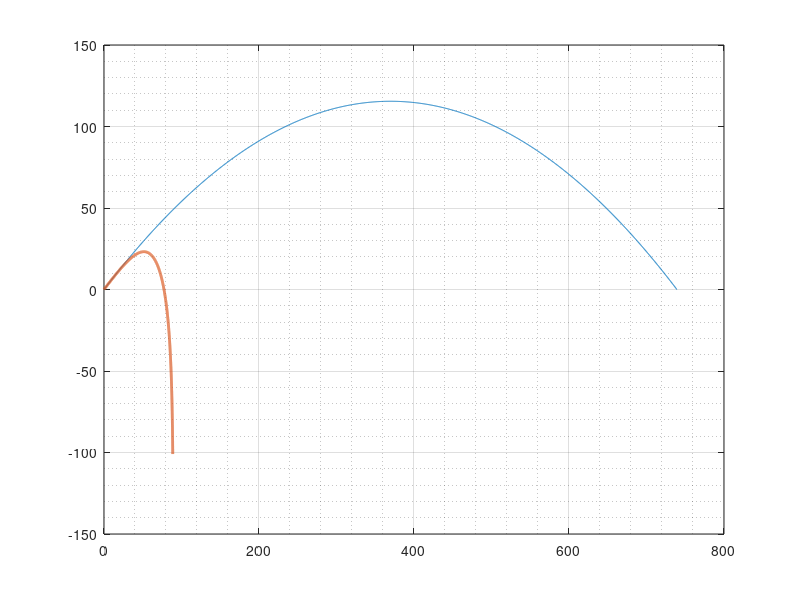

Source code (MATLAB): (Note: this script raises an error after producing the figure.)
%Ritvik Verma
%Project 2
%Phase 2
%Modelling a home run hit with air resistance
%Comparing the trajectories with and without drag

clear
clf

v0mph = 112;   % exit velocity in mph 
phi0deg = 32;    % launch angle in degrees 
C = input('Enter value for C: ');
m = 0.145;      %mass of the baseball in kg
A = 0.0042;     %units in m^2
p = 1.225;      %units in kg/m^3


x0 = 0;         %start coordinates of ball 
y0 = 0;
g = 10;     % gravitational constant in N/kg

mph2mps = 5280 * 12 * 2.54 / 100 / 3600;   % mph to m/s conversion
deg2rad = pi()/180;   % degrees to radians

v0 = v0mph * mph2mps;  
phi0 = phi0deg * deg2rad;

v0x = v0*cos(phi0);   % x-component of v0
v0y = v0*sin(phi0);   % y-component of v0

% ----- compute some useful characteristics of trajectory -----

tH = v0y/g;    % time to reach max. height
tLand = 2*tH;   % time to land (time of flight)

H = tH * v0y/2;   % max. height
R = v0x * tLand;   % range

m2ft = 3.28084;     %conversion constant from meter to ft

% ----- set up a time array, compute x(t), y(t) analytically -----

tmin = 0; 
tmax = tLand; 
N = 2000;   % intervals

t = linspace(tmin, tmax, N+1);   % time array, connects x(t) with y(t)

xt = (x0 + v0x*t)*m2ft;   
yt = (y0 + v0y*t - (1/2)*g*t.^2)*m2ft;   

% ----- numeric solution -----

dt = (tmax-tmin)/N;
y = zeros(1, N+1);   % initialize y(t)

y(1) = y0;
x(1) = x0;
vy = v0y;       %setting initial velocities and positions for x and y
vx = v0x;

D = 0.5*C*p*A; %positive constant in drag force

for n = 1:N   % stop at N
    v = sqrt(vx^2 + vy^2);
    Fnet_x = 0 - D*vx*v;     
    Fnet_y = -m*g - D*vy*v; 
    ax = Fnet_x/m;
    ay = Fnet_y/m;   
    y(n+1) = y(n) + vy*dt + (1/2)*ay*dt^2;
    vy = vy + ay*dt;
    x(n+1) = x(n) + vx*dt + (1/2)*ax*dt^2;
    vx = vx + ax*dt;
end

x_ft = x*m2ft;
y_ft = y*m2ft;

if C == 0
    checkSum_y = sum(abs(y_ft-yt)) 
    checkSum_x = sum(abs(x_ft-xt))
end
%---------------plotting the trajectory---------------

plot(xt, yt, x_ft, y_ft,'LineWidth', 2) 
grid on
set(gca,'XMinorGrid','on');
set(gca,'YMinorGrid','on');
ax = gca; ax.FontSize = 16; 
ax.GridAlpha = 0.4;
ax.MinorGridAlpha = 0.5;

ylim([0 150])
title({'ECE 202, Project 2, Phase 2: Trajectory of a baseball', ...
    'drag vs without drag'}, 'FontSize', 22)
xlabel('x (ft)', 'FontSize', 18)   
ylabel('y (ft)', 'FontSize', 18)
str1 = sprintf('with drag and C = %g',C);
legend({'without drag', str1}, ...
    'FontSize', 18)

